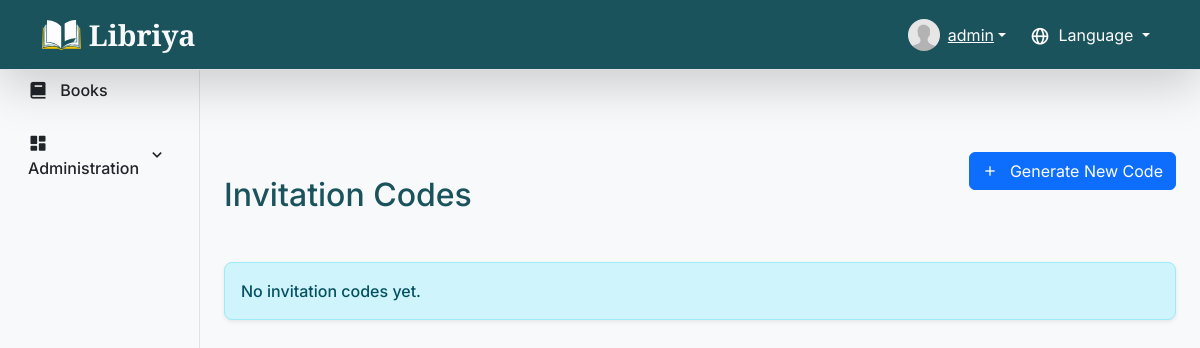
/invitation-codes/ (signed in), run on an earlier commit of the app's database.
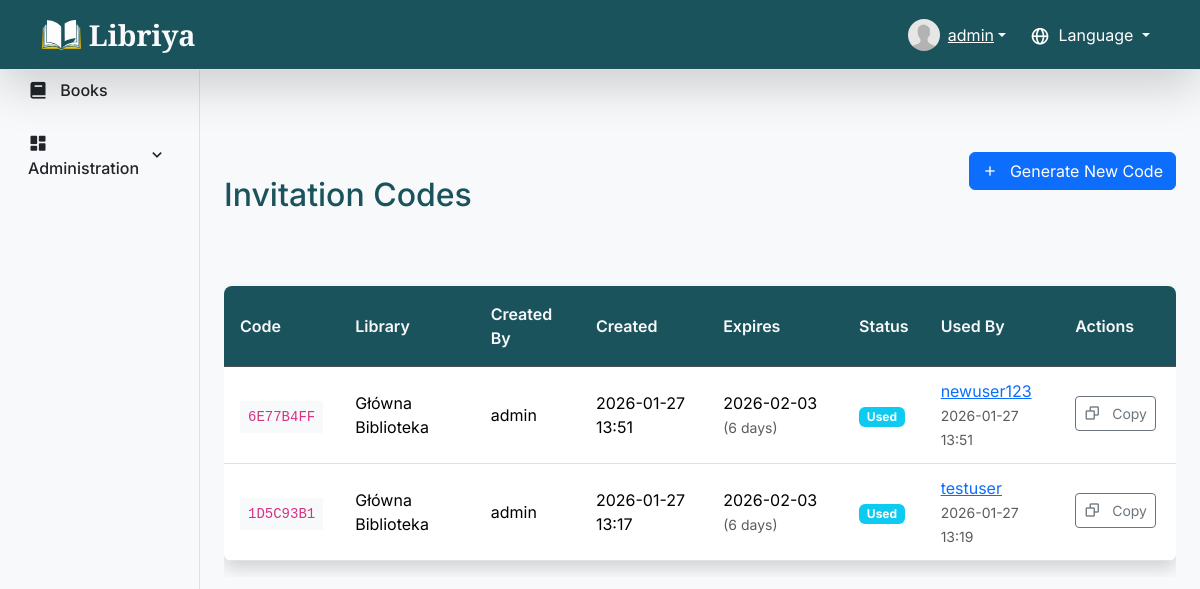
And on a later commit of the database.
### app/models.py (models this page shows, shortened)
class User(UserMixin, db.Model):
    id = db.Column(db.Integer, primary_key=True)
    username = db.Column(db.String(50), unique=True,
                         nullable=False, index=True)
    email = db.Column(db.String(120), unique=True, nullable=False, index=True)
    password_hash = db.Column(db.String(128), nullable=False)
    image_file = db.Column(db.String(20), nullable=False,
                           default='default.jpg')
    first_name = db.Column(db.String(50), nullable=True)
    last_name = db.Column(db.String(50), nullable=True)
    loans = db.relationship('Loan', back_populates='user', lazy=True)
    role = db.Column(db.String(20), nullable=False, default='user')  # 'user', 'manager', 'admin'
    libraries = db.relationship('Library', secondary='user_libraries', lazy='subquery',
                                back_populates='users')
    favorites = db.relationship('Book', secondary=favorites, lazy='subquery',
                                backref=db.backref('favorited_by', lazy=True))
    received_notifications = db.relationship(
        'Notification', foreign_keys='Notification.recipient_id', back_populates='recipient', lazy=True, cascade='all, delete-orphan')
    sent_notifications = db.relationship(
        'Notification', foreign_keys='Notification.sender_id', back_populates='sender', lazy=True)
    comments = db.relationship('Comment', back_populates='user', lazy=True, cascade='all, delete-orphan')

class InvitationCode(db.Model):
    id = db.Column(db.Integer, primary_key=True)
    code = db.Column(db.String(8), unique=True, nullable=False, index=True)
    created_by_id = db.Column(db.Integer, db.ForeignKey('user.id'), nullable=False)
    created_by = db.relationship('User', foreign_keys=[created_by_id],
                                 backref='generated_invitations')
    library_id = db.Column(db.Integer, db.ForeignKey('library.id'), nullable=False)
    library = db.relationship('Library', backref='invitation_codes')
    used_by_id = db.Column(db.Integer, db.ForeignKey('user.id'), nullable=True)
    used_by = db.relationship('User', foreign_keys=[used_by_id],
                              backref='registered_via_invitation')
    created_at = db.Column(db.DateTime, default=datetime.datetime.utcnow)
    expires_at = db.Column(db.DateTime)
    used_at = db.Column(db.DateTime, nullable=True)
    def is_valid(self):
        return (self.used_by_id is None and
                self.expires_at > datetime.datetime.utcnow())

class Library(db.Model):
    id = db.Column(db.Integer, primary_key=True)
    name = db.Column(db.String(100), unique=True, nullable=False, index=True)
    books = db.relationship('Book', back_populates='library', lazy=True)
    users = db.relationship('User', secondary=user_libraries, lazy='subquery',
                            back_populates='libraries')

### app/routes/invitations.py (the view)
@bp.route('/')
@login_required
@role_required('admin', 'manager')
def invitation_codes_list():
    if current_user.role == 'admin':
        codes = InvitationCode.query.order_by(InvitationCode.created_at.desc()).all()
    else:  # manager - only for their libraries
        library_ids = [lib.id for lib in current_user.libraries]
        codes = InvitationCode.query.filter(
            InvitationCode.library_id.in_(library_ids)
        ).order_by(InvitationCode.created_at.desc()).all()
    return render_template('invitation_codes.html', codes=codes, now=datetime.utcnow)

### app/__init__.py (called while the page is built)
@login_manager.user_loader
def load_user(user_id):
    from app.models import User
    return User.query.get(int(user_id))

### app/templates/invitation_codes.html (shortened to what this page needs)
{% extends "layout.html" %}
{% block content %}
<div class="container-fluid mt-5">
    <div class="row mb-4">
        <div class="col-md-8">
            <h2>{{ _('Invitation Codes') }}</h2>
        </div>
        <div class="col-md-4 text-end">
            <a href="{{ url_for('invitations.generate_code') }}" class="btn btn-primary">
                <i class='bx bx-plus'></i> {{ _('Generate New Code') }}
            </a>
        </div>
    </div>
    {% if not codes %}
    <div class="alert alert-info">
        {{ _('No invitation codes yet.') }}
    </div>
    {% else %}
    <div class="table-responsive">
        <table class="table table-hover">
            <thead class="table-dark">
                <tr>
                    <th>{{ _('Code') }}</th>
                    <th>{{ _('Library') }}</th>
                    <th>{{ _('Created By') }}</th>
                    <th>{{ _('Created') }}</th>
                    <th>{{ _('Expires') }}</th>
                    <th>{{ _('Status') }}</th>
                    <th>{{ _('Used By') }}</th>
                    <th>{{ _('Actions') }}</th>
                </tr>
            </thead>
            <tbody>
                {% for code in codes %}
                <tr>
                    <td>
                        <code class="bg-light p-2">{{ code.code }}</code>
                    </td>
                    <td>{{ code.library.name }}</td>
                    <td>{{ code.created_by.username }}</td>
                    <td>{{ code.created_at.strftime('%Y-%m-%d %H:%M') }}</td>
                    <td>
                        {% if code.expires_at > now() %}
                            {{ code.expires_at.strftime('%Y-%m-%d') }}
                            <small class="text-muted">({{ (code.expires_at - now()).days }} days)</small>
                        {% else %}
                            <span class="badge bg-danger">{{ _('Expired') }}</span>
                        {% endif %}
                    </td>
                    <td>
                        {% if code.is_valid() %}
                            <span class="badge bg-success">{{ _('Active') }}</span>
                        {% else %}
                            {% if code.used_by_id %}
                                <span class="badge bg-info">{{ _('Used') }}</span>
                            {% else %}
                                <span class="badge bg-danger">{{ _('Expired') }}</span>
                            {% endif %}
                        {% endif %}
                    </td>
                    <td>
                        {% if code.used_by %}
                            <a href="{{ url_for('users.user_profile', user_id=code.used_by.id) }}">
                                {{ code.used_by.username }}
                            </a>
                            <br>
                            <small class="text-muted">{{ code.used_at.strftime('%Y-%m-%d %H:%M') }}</small>
                        {% else %}
                            <span class="text-muted">-</span>
                        {% endif %}
                    </td>
                    <td>
                        <button class="btn btn-sm btn-outline-secondary copy-code" data-code-id="{{ code.id }}"
                                title="{{ _('Copy code to clipboard') }}">
                            <i class='bx bx-copy'></i> {{ _('Copy') }}
                        </button>
                    </td>
                </tr>
                {% endfor %}
            </tbody>
        </table>
    </div>
    {% endif %}
</div>
{% endblock %}

### app/templates/layout.html (shortened to what this page needs)
<!DOCTYPE html>
<html lang="en">
<head>
    <link href="https://cdn.jsdelivr.net/npm/bootstrap@5.3.3/dist/css/bootstrap.min.css" rel="stylesheet">
    <link href="https://unpkg.com/boxicons@2.1.4/css/boxicons.min.css" rel="stylesheet">
    <link rel="stylesheet" href="{{ url_for('static', filename='/css/style.css') }}">
    <link rel="stylesheet" href="https://cdn.jsdelivr.net/gh/lipis/flag-icons@7.0.0/css/flag-icons.min.css" />
</head>
<body class="{% if login_page %}login-background{% endif %}">
    <nav class="navbar navbar-expand-lg navbar-dark bg-custom-dark border-bottom shadow-lg fixed-top">
        <div class="container">
            <a class="navbar-brand title-text d-flex align-items-center" href="/">
                <img src="{{ url_for('static', filename='/images/logo.svg') }}" alt="Libriya" class="me-2"> Libriya
            </a>
            <div class="collapse navbar-collapse" id="navbarSupportedContent">
                <ul class="navbar-nav ms-auto mb-2 mb-lg-0 d-flex align-items-center">
                    {% if current_user.is_authenticated %}
                    <li class="nav-item dropdown">
                        <a class="user-display dropdown-toggle d-flex align-items-center text-white" href="#"
                            role="button" id="userDropdown" data-bs-toggle="dropdown" aria-expanded="false">
                            <span class="position-relative d-inline-block me-2">
                                <img class="rounded-circle"
                                    src="{{ url_for('static', filename='uploads/' + current_user.image_file) }}"
                                    style="width: 32px; height: 32px; object-fit: cover;">
                            </span>
                            {{ current_user.username }}
                        </a>
                    </li>
                    {% else %}
                    <li class="nav-item">
                        <a class="nav-link text-white" href="{{ url_for('auth.login') }}">{{ _('Log In') }}</a>
                    </li>
                    {% endif %}
                    <li class="nav-item dropdown ms-3">
                        <a class="nav-link dropdown-toggle text-white" href="#" id="languageDropdown" role="button"
                            data-bs-toggle="dropdown" aria-expanded="false">
                            <i class='bx bx-globe'></i> {{ _('Language') }}
                        </a>
                    </li>
                </ul>
            </div>
        </div>
    </nav>
    <div class="container-fluid">
        <div class="row">
            {% if not login_page %}
            <nav id="sidebarMenu" class="col-md-2 d-none d-lg-block bg-light sidebar border-end pt-5">
                <div class="position-sticky pt-3">
                    <ul class="nav nav-pills flex-column">
                        <li class="nav-item mb-1">
                            <a class="nav-link {% if active_page == 'books' %}active {% else %}text-dark {% endif %}"
                                href="{{ url_for('main.home') }}">
                                <i class='bx bxs-book align-middle me-2'></i>
                                <span class="align-middle">{{ _('Books') }}</span>
                            </a>
                        </li>
                        {% if current_user and current_user.role in ['admin', 'manager'] %}
                        <li class="nav-item mb-1">
                            <a class="nav-link d-flex justify-content-between align-items-center {% if parent_page != 'admin' %}collapsed{% endif %} {% if parent_page == 'admin' %}active{% else %}text-dark{% endif %}"
                                data-bs-toggle="collapse" href="#adminMenu" role="button"
                                aria-expanded="{% if parent_page == 'admin' %}true{% else %}false{% endif %}"
                                aria-controls="adminMenu">
                                <span>
                                    <i class='bx bxs-dashboard align-middle me-2'></i>
                                    <span class="align-middle">{{ _('Administration') }}</span>
                                </span>
                                <i class='bx bx-chevron-down'></i>
                            </a>
                        </li>
                        {% endif %}
                    </ul>
                </div>
            </nav>
            {% endif %}
            <main
                class="{% if login_page %}col-12{% else %}col-md-10 ms-sm-auto{% endif %} main-content {% if login_page %}login-full-height{% else %}pt-5{% endif %}">
                {% block content %}{% endblock %}
            </main>
        </div>
    </div>
</body>
</html>

### app/static/css/style.css (style rules this page uses)
:root { --primary-color: #1a535c; --accent-color: #4ecdc4; --text-dark: #333; --text-light: #f8f9fa; --gray-bg: #f8f9fa; --box-shadow-light: 0 .125rem .25rem rgba(0, 0, 0, .075); --box-shadow-medium: 0 .5rem 1rem rgba(0, 0, 0, .15); }
body { font-family: 'Inter', sans-serif; color: var(--text-dark); background-color: var(--gray-bg); padding-top: 56px; }
h2 { margin-bottom: 1.5rem; margin-top: 1.5rem; color: var(--primary-color); }
.bg-custom-dark { background-color: var(--primary-color) !important; }
.navbar-brand.title-text { font-family: 'Cormorant Garamond', serif; font-size: 1.8rem; font-weight: 700; color: var(--text-light) !important; }
.navbar-brand.title-text img { height: 30px; width: auto; }
.user-display { color: var(--text-light); }
.sidebar { height: 100vh; position: fixed; top: 0; left: 0; padding-top: 56px; background-color: var(--gray-bg); z-index: 1000; }
.sidebar .nav-link { font-weight: 500; color: var(--text-dark); transition: background-color 0.2s, color 0.2s; border-radius: .25rem; padding: .75rem 1rem; }
.sidebar .nav-link .bx { font-size: 1.25rem; }
.sidebar .bx-chevron-down { transition: transform 0.3s ease; }
.main-content { padding-top: 1.5rem; padding-bottom: 3rem; }
.table { background-color: white; border-radius: .5rem; overflow: hidden; box-shadow: var(--box-shadow-medium); margin-top: 1.5rem; }
.table thead th { background-color: var(--primary-color); color: var(--text-light); font-weight: 600; vertical-align: middle; padding: 1rem; }
.table td { vertical-align: middle; padding: .75rem 1rem; }
.table td .btn { margin-right: .25rem; margin-bottom: .25rem; padding: .375rem .5rem; }
.table td .btn i { font-size: 1rem; }
.btn { vertical-align: middle; display: inline-flex; align-items: center; justify-content: center; gap: 0.5rem; padding: var(--bs-btn-padding-y, .375rem) var(--bs-btn-padding-x, .75rem); height: auto; box-sizing: border-box; font-size: var(--bs-btn-font-size); line-height: var(--bs-btn-line-height); }
@media (min-width: 992px) { .sidebar { display: block; } }
.bx { display: inline-block; font-size: 1.25rem; vertical-align: middle; margin-right: 0.25rem; }
button .bx, a .bx { font-size: 1rem; }
.navbar-nav .bx { font-size: 1.25rem; }
.btn-group .bx, .btn .bx { font-size: 1rem; }
i.bx { font-weight: 400; font-style: normal; }

### app/templates/invitation_codes.html (style rules this page uses)
.copy-code { transition: all 0.3s; }

What changed in the data, as far as the page shows it:
added InvitationCode: code "6E77B4FF", library.name "Główna Biblioteka", created_by.username "admin", created_at "2026-01-27 13:51", expires_at "2026-02-03", used_by.username "newuser123", used_at "2026-01-27 13:51"
added InvitationCode: code "1D5C93B1", library.name "Główna Biblioteka", created_by.username "admin", created_at "2026-01-27 13:17", expires_at "2026-02-03", used_by.username "testuser", used_at "2026-01-27 13:19"
Also different on the page:
text no longer shown: "No invitation codes yet."
text now shown: "Code Library Created By Created Expires Status Used By Actions"
